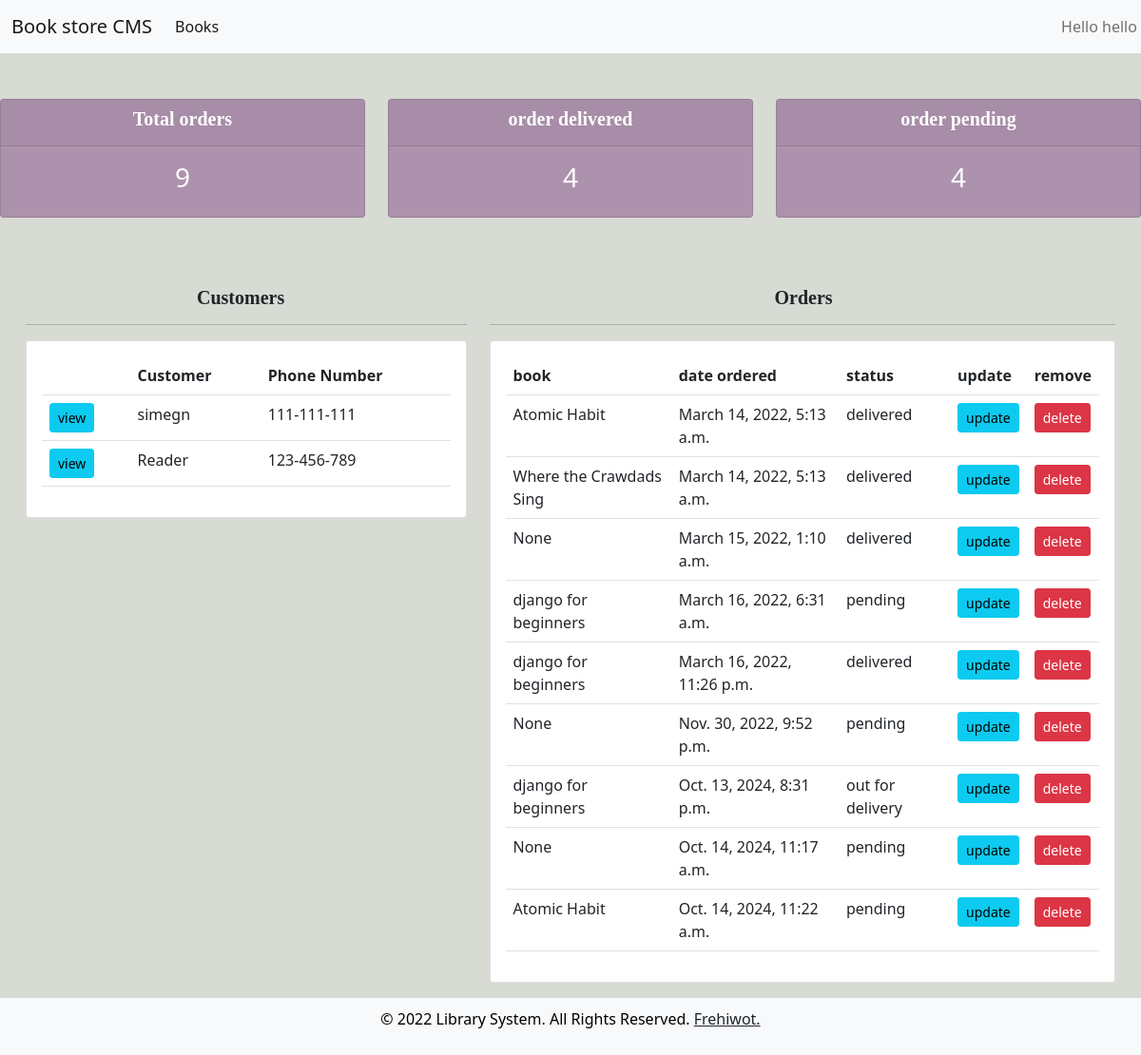
Before: /home/ (signed in) with the older database file.
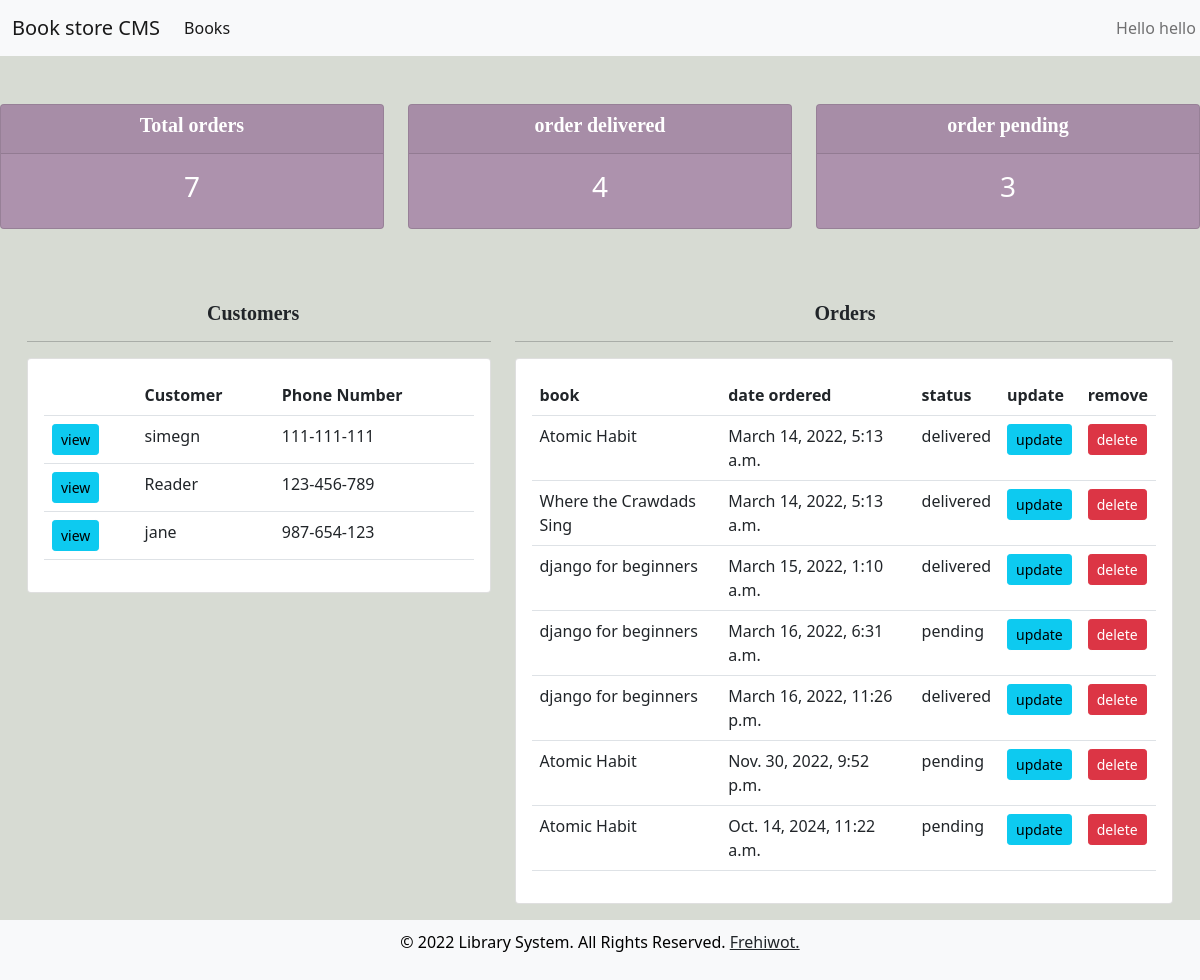
After: the same page with the newer database file.
### members/models.py (models this page shows, shortened)
class Customer(models.Model):
    user=models.OneToOneField(User,null=True, on_delete=models.CASCADE)
    name=models.CharField(max_length=200, null=True)
    profile=models.ImageField(default="pp1.PNG",null=True,blank=True)
    phone=models.CharField(max_length=20, null=True)
    email=models.CharField(max_length=200, null=True)
    date_created=models.DateTimeField(auto_now_add=True, null=True)

class Order(models.Model):
    STATUS=(
        ('pending','pending'),
        ('out for delivery','out for delivery'),
        ('delivered','delivered'),
    )
    customer=models.ForeignKey(Customer,null=True, on_delete=models.SET_NULL)
    book=models.ForeignKey(Book,null=True, on_delete=models.SET_NULL)
    date_created=models.DateTimeField(auto_now_add=True, null=True)
    status=models.CharField(max_length=200, null=True, choices=STATUS,default="pending")
    note=models.CharField(max_length=2000, null=True)

class Book(models.Model):
    CATEGORY=(
        ('fiction','fiction'),
        ('religious','religious'),
        ('Programming/Web Development','Programming/Web Development'),
        ('Self-Help','Self-Help'),
    )
    title=models.CharField(max_length=200, null=True)
    author=models.CharField(max_length=200, null=True)
    price= models.FloatField(null=True)
    category=models.CharField(max_length=5000, null=True, choices=CATEGORY)
    description=models.TextField(max_length=200, null=True)
    date_created=models.DateTimeField(auto_now_add=True, null=True)
    def __str__(self):
        return self.title

### members/decoraters.py (the view)
    def wrapper_function(request,*args,**kwargs):
        group=None
        if request.user.groups.exists():
            group=request.user.groups.all()[0].name
        if group == 'customer':
            return redirect('user-page')
        if group == 'admin':
            return view_func(request,*args,**kwargs)

### members/decoraters.py (called while the page is built)
def admin_only(view_func):
    def wrapper_function(request,*args,**kwargs):
        group=None
        if request.user.groups.exists():
            group=request.user.groups.all()[0].name
        if group == 'customer':
            return redirect('user-page')
        if group == 'admin':
            return view_func(request,*args,**kwargs)
    return wrapper_function

### members/views.py (called while the page is built)
@login_required(login_url='login')
@admin_only
def homePage(request):
    order=Order.objects.all()
    customer=Customer.objects.all()
    total_orders=order.count()
    total_customers=customer.count()
    delivered= order.filter(status='delivered').count()
    pending= order.filter(status='pending').count()
    context={'orders':order,'customers':customer,'total_orders':total_orders,'total_customers':total_customers,
    'delivered':delivered,'pending':pending}
    return render(request, 'home.html',context)

### members/templates/home.html (shortened to what this page needs)
{% extends 'base.html' %} {% block content %}
<body>
  <br />
  {% include 'status.html' %}
  <div class="row" style="margin-left: 15px; margin-right: 15px">
    <div class="col-md-5">
      <br />
      <h5 style="margin-left: 180px">Customers</h5>
      <hr />
      <div class="card card-body">
        <table class="table table-lg">
          <tr>
            <th></th>
            <th>Customer</th>
            <th>Phone Number</th>
          </tr>
          {% for customer in customers%}
          <tr>
            <td>
              <a
                class="btn btn-sm btn-info"
                href="{% url 'customer' customer.id %}"
                >view</a
              >
            </td>
            <td>{{customer.name}}</td>
            <td>{{customer.phone}}</td>
          </tr>
          {% endfor %}
        </table>
      </div>
    </div>
    <div class="col-md-7">
      <br />
      <h5 style="margin-left: 300px">Orders</h5>
      <hr />
      <div class="card card-body mb-3">
        <table class="table table-lg">
          <tr>
            <th>book</th>
            <th>date ordered</th>
            <th>status</th>
            <th>update</th>
            <th>remove</th>
          </tr>
          {% for i in orders%}
          <tr>
            <td>{{i.book}}</td>
            <td>{{i.date_created}}</td>
            <td>{{i.status}}</td>
            <td>
              <a
                class="btn btn-sm btn-info"
                href="{% url 'update_order' i.id %}"
                >update</a
              >
            </td>
            <td>
              <a
                class="btn btn-sm btn-danger"
                href="{% url 'delete_order' i.id %}"
                >delete</a
              >
            </td>
          </tr>
          {% endfor %}
        </table>
      </div>
    </div>
  </div>
</body>
{% endblock content %}

Changed rows visible on the page:
removed Order: book "django for beginners", date_created "Oct. 13, 2024, 8:31 p.m.", status "out for delivery"
removed Order: book "None", date_created "Oct. 14, 2024, 11:17 a.m.", status "pending"
added Customer: name "jane", phone "987-654-123"
changed Order "March 15, 2022, 1:10 a.m.": book "None" → "django for beginners"
changed Order "Nov. 30, 2022, 9:52 p.m.": book "None" → "Atomic Habit"
Other visible differences:
{{ total_orders }}: "9" → "7"
{{ pending }}: "4" → "3"
